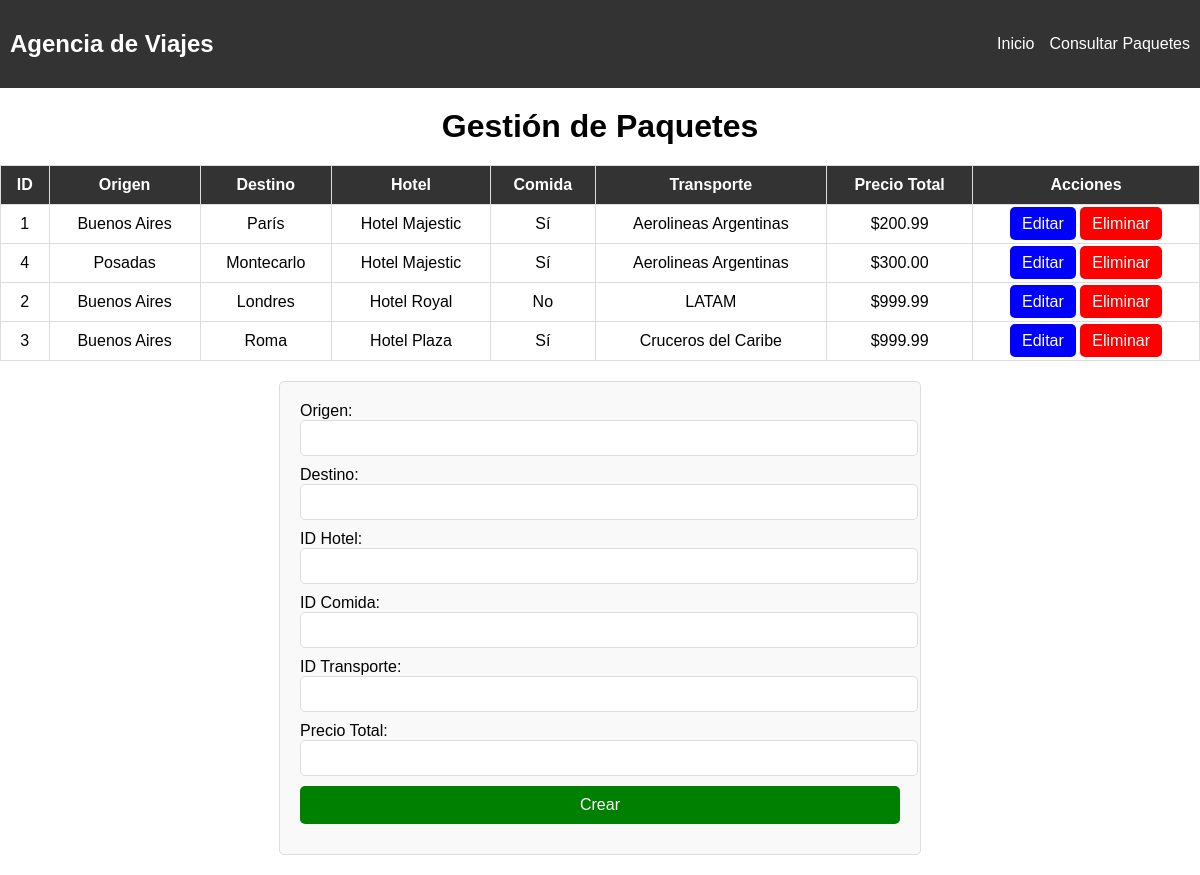
The app's page /php/ABM_paquetes.php with its own data.
### tables this page shows
CREATE TABLE `paquete` (
  `id_paquete` int(11) NOT NULL,
  `id_viaje` int(11) NOT NULL,
  `id_hotel` int(11) NOT NULL,
  `id_comida` int(11) NOT NULL,
  `id_transporte` int(11) NOT NULL,
  `precio_total` decimal(5,2) NOT NULL
);

CREATE TABLE `viaje` (
  `id_viaje` int(11) NOT NULL,
  `destino` varchar(50) NOT NULL,
  `origen` varchar(50) NOT NULL,
  `fechasalida` date NOT NULL,
  `fechallegada` date NOT NULL,
  `precio` decimal(5,2) NOT NULL,
  `numplazas` int(11) NOT NULL
);

CREATE TABLE `hotel` (
  `id_hotel` int(11) NOT NULL,
  `nombre` varchar(50) NOT NULL,
  `categoria` enum('1 estrella','2 estrellas','3 estrellas','4 estrellas','5 estrellas') NOT NULL,
  `numhabfam` int(11) NOT NULL,
  `numhabsec` int(11) NOT NULL,
  `numhabdobl` int(11) NOT NULL
);

CREATE TABLE `transporte` (
  `id_transporte` int(11) NOT NULL,
  `compania` varchar(100) NOT NULL,
  `tipotransp` enum('Aéreo','Terrestre','Marítimo') NOT NULL,
  `origen` varchar(50) NOT NULL,
  `destino` varchar(50) NOT NULL,
  `horasalida` time NOT NULL,
  `horallegada` time NOT NULL,
  `fechasalida` date NOT NULL,
  `fechallegada` date NOT NULL
);

### php/ABM_paquetes.php (the view, shortened to what this page needs)
<?php
include("../includes/conexion.php");
$query = "SELECT p.id_paquete, v.id_viaje, v.origen, v.destino, h.nombre AS hotel,
                 c.todo_incluido, t.compania, p.precio_total
          FROM paquete p
          JOIN viaje v ON p.id_viaje = v.id_viaje
          JOIN hotel h ON p.id_hotel = h.id_hotel
          JOIN comida c ON p.id_comida = c.id_comida
          JOIN transporte t ON p.id_transporte = t.id_transporte";
$paquetes_result = $con->query($query);
$paquetes = $paquetes_result;
$id_editar = $_GET['id'] ?? null;
$paquete_editar = null;
?>
<!DOCTYPE html>
<html>
<head>
    <link rel="stylesheet" href="../css/styles.css">
</head>
<body>
    <header>
        <h2>Agencia de Viajes</h2>
        <ul>
            <li><a href="../index.php">Inicio</a></li>
            <li><a href="consulta_paquetes.php">Consultar Paquetes</a></li>
        </ul>
    </header>
    <h1>Gestión de Paquetes</h1>
    <table>
        <thead>
            <tr>
                <th>ID</th>
                <th>Origen</th>
                <th>Destino</th>
                <th>Hotel</th>
                <th>Comida</th>
                <th>Transporte</th>
                <th>Precio Total</th>
                <th>Acciones</th>
            </tr>
        </thead>
        <tbody>
            <?php while ($row = $paquetes->fetch_assoc()): ?>
                <tr>
                    <td><?= $row['id_paquete'] ?></td>
                    <td><?= $row['origen'] ?></td>
                    <td><?= $row['destino'] ?></td>
                    <td><?= $row['hotel'] ?></td>
                    <td><?= $row['todo_incluido'] ? 'Sí' : 'No' ?></td>
                    <td><?= $row['compania'] ?></td>
                    <td>$<?= $row['precio_total'] ?></td>
                    <td>
                        <a href="abm_paquetes.php?id=<?= $row['id_paquete'] ?>" class="boton">Editar</a>
                        <a href="abm_paquetes.php?accion=eliminar&id=<?= $row['id_paquete'] ?>"
                           class="boton rojo" onclick="return confirm('¿Eliminar este paquete?')">Eliminar</a>
                    </td>
                </tr>
            <?php endwhile; ?>
        </tbody>
    </table>
    <form method="post" action="abm_paquetes.php" onsubmit="return validarFormulario()">
        <label for="origen">Origen:</label>
        <input type="text" name="origen" value="<?= $paquete_editar['origen'] ?? '' ?>" required>
        <label for="destino">Destino:</label>
        <input type="text" name="destino" value="<?= $paquete_editar['destino'] ?? '' ?>" required>
        <label for="id_hotel">ID Hotel:</label>
        <input type="number" name="id_hotel" value="<?= $paquete_editar['id_hotel'] ?? '' ?>" required>
        <label for="id_comida">ID Comida:</label>
        <input type="number" name="id_comida" value="<?= $paquete_editar['id_comida'] ?? '' ?>" required>
        <label for="id_transporte">ID Transporte:</label>
        <input type="number" name="id_transporte" value="<?= $paquete_editar['id_transporte'] ?? '' ?>" required>
        <label for="precio_total">Precio Total:</label>
        <input type="text" name="precio_total" value="<?= $paquete_editar['precio_total'] ?? '' ?>" required>
        <button type="submit" name="accion" value="<?= $id_editar ? 'modificar' : 'crear' ?>">
            <?= $id_editar ? 'Guardar Cambios' : 'Crear' ?>
        </button>
    </form>
</body>
</html>

### css/styles.css (style rules this page uses)
body { font-family: Arial, sans-serif; margin: 0; padding: 0; cursor: url(../img/wcursor.cur), default; }
header { background-color: #333; padding: 10px; color: white; display: flex; justify-content: space-between; align-items: center; }
header ul { list-style: none; display: flex; gap: 15px; margin: 0; }
header li { display: inline; }
header a { color: white; text-decoration: none; }
h1 { text-align: center; margin: 20px 0; }
table { width: 100%; border-collapse: collapse; margin: 20px auto; }
th, td { padding: 10px; text-align: center; border: 1px solid #ddd; }
th { background-color: #333; color: white; }
form { width: 50%; margin: 20px auto; padding: 20px; border: 1px solid #ddd; border-radius: 5px; background-color: #f9f9f9; }
label { font-size: 16px; margin-bottom: 5px; }
input, select, button { font-size: 16px; display: block; width: 100%; margin-bottom: 10px; padding: 8px; border: 1px solid #ddd; border-radius: 5px; }
button { padding: 10px; background-color: green; color: white; border: none; border-radius: 5px; cursor: pointer; }
.boton { padding: 8px 12px; text-decoration: none; color: white; background-color: blue; border-radius: 5px; }
.boton.rojo { background-color: red; }

### records on screen
paquete: id_paquete "1", id_viaje.origen "Buenos Aires", id_viaje.destino "París", id_hotel.nombre "Hotel Majestic", shows "Sí", id_transporte.compania "Aerolineas Argentinas", precio_total "200.99"
paquete: id_paquete "4", id_viaje.origen "Posadas", id_viaje.destino "Montecarlo", id_hotel.nombre "Hotel Majestic", shows "Sí", id_transporte.compania "Aerolineas Argentinas", precio_total "300.00"
paquete: id_paquete "2", id_viaje.origen "Buenos Aires", id_viaje.destino "Londres", id_hotel.nombre "Hotel Royal", shows "No", id_transporte.compania "LATAM", precio_total "999.99"
paquete: id_paquete "3", id_viaje.origen "Buenos Aires", id_viaje.destino "Roma", id_hotel.nombre "Hotel Plaza", shows "Sí", id_transporte.compania "Cruceros del Caribe", precio_total "999.99"
